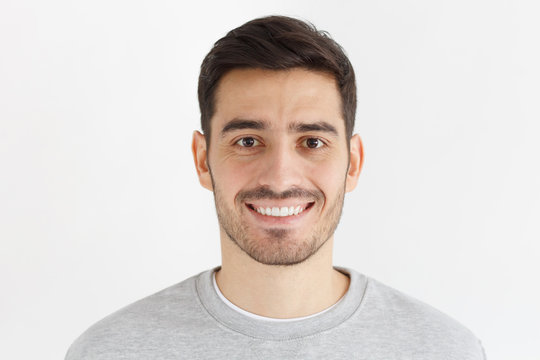
//> input picture opencv/images/face_1.jpg, 540 x 360 px
$ ./color_correction ../images/face_1.jpg   (built with g++ and OpenCV 4)
//> lines starting //> are read from the running program, lines starting //| are printed output that depends on the picture
#include <iostream>
#include <opencv2/opencv.hpp>

int main(int argc, char** argv)
{
    if (argc != 2)
    {
        std::cerr << "Error: Invalid syntax execution." << std::endl;
        return EXIT_FAILURE;
    }

    cv::Mat src = cv::imread(argv[1]);
//> src is the input picture: 360 rows x 540 cols, CV_8UC3; mean B, G, R 211.8, 215.7, 222.7

    if (src.empty())
    {
        std::cerr << "Error: Could not read image." << std::endl;
        return EXIT_FAILURE;
    }

    cv::Mat dst;
    std::vector<cv::Mat> channels;

    /* Separate color channels */
    cv::split(src, channels);
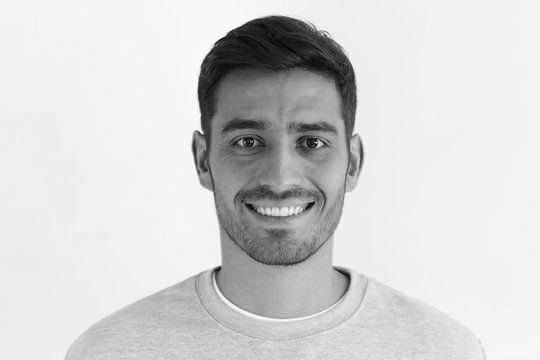
//> channels[0]: 360 rows x 540 cols, CV_8UC1; min 0, max 255, mean 211.8
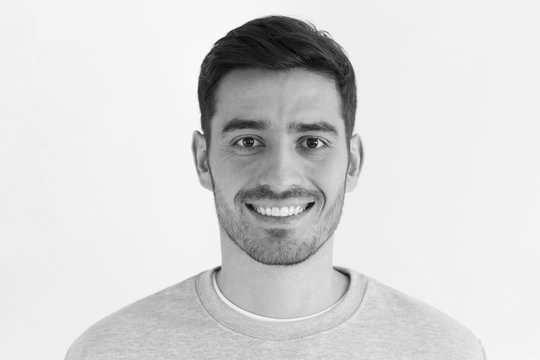
//> channels[1]: 360 rows x 540 cols, CV_8UC1; min 0, max 255, mean 215.7
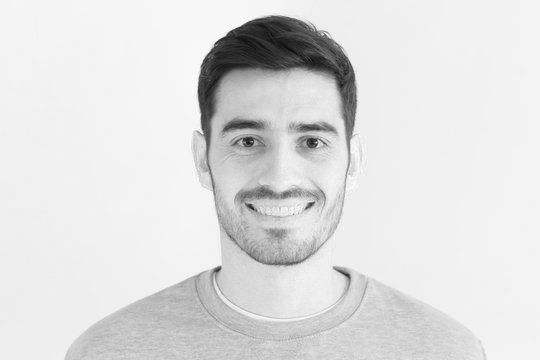
//> channels[2]: 360 rows x 540 cols, CV_8UC1; min 11, max 255, mean 222.7

    /* Calculate the mean value of each channel */
    cv::Scalar meanR = cv::mean(channels[2]);
//> meanR = Scalar(222.7)
    cv::Scalar meanG = cv::mean(channels[1]);
//> meanG = Scalar(215.7)
    cv::Scalar meanB = cv::mean(channels[0]);
//> meanB = Scalar(211.8)

    /* Calculate the mean of all channels */
    double meanGray = (meanR[0] + meanG[0] + meanB[0]) / 3.0;
//> meanGray = 216.8

    /* Adjust channels for white balance */
    channels[2] = channels[2] * (meanGray / meanR[0]);
    channels[1] = channels[1] * (meanGray / meanG[0]);
    channels[0] = channels[0] * (meanGray / meanB[0]);

    /* Merge channels into final image */
    cv::merge(channels, dst);

    /* Show source image */
    cv::imshow("Source Image", src);

    while (true)
    {
        if (cv::waitKey(1) == 'q')
//> the 'q' key is pressed
        {
            break;
        }
    }

    /* Show destination image */
    cv::imshow("Destination Image", dst);

    while (true)
    {
        if (cv::waitKey(1) == 'q')
//> the 'q' key is pressed
        {
            break;
        }
    }

    return EXIT_SUCCESS;
}

$ run again, on opencv/images/face_3.jpg
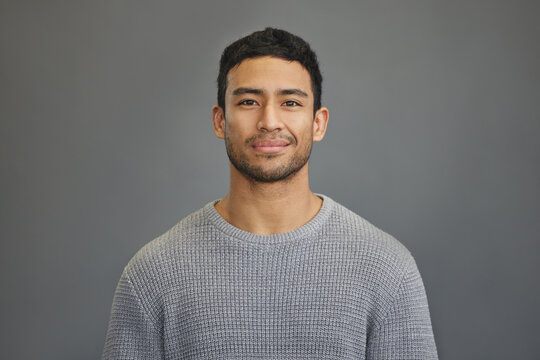
//> input picture opencv/images/face_3.jpg, 540 x 360 px
//> src is the input picture: 360 rows x 540 cols, CV_8UC3; mean B, G, R 111.5, 112.8, 114.6
//> `cv::split(src, channels);`:
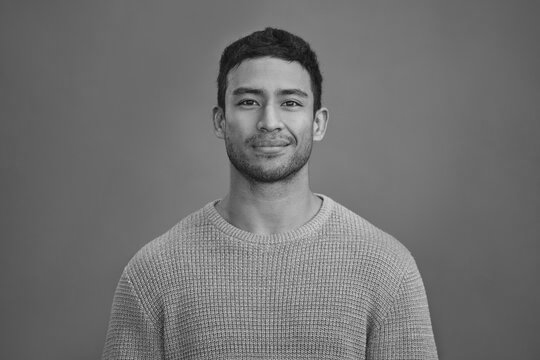
//> channels[1]: 360 rows x 540 cols, CV_8UC1; min 11, max 213, mean 112.8
//> `cv::split(src, channels);`:
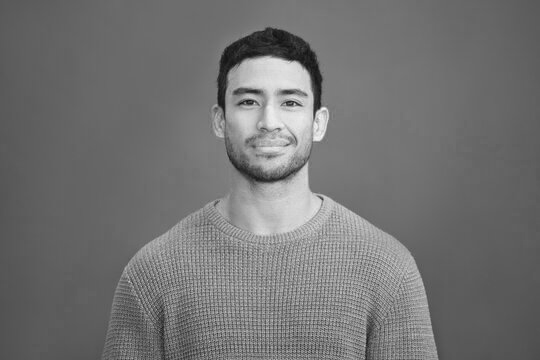
//> channels[2]: 360 rows x 540 cols, CV_8UC1; min 15, max 247, mean 114.6
//> meanR = Scalar(114.6)
//> meanG = Scalar(112.8)
//> meanB = Scalar(111.5)
//> meanGray = 113

$ run again, on opencv/images/face_4.jpg
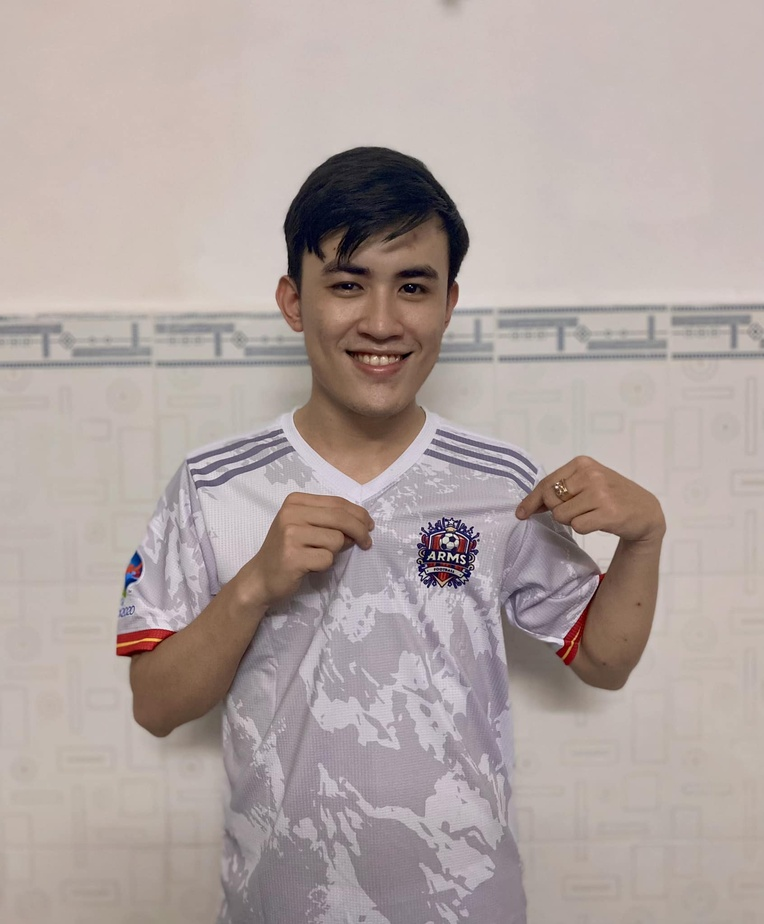
//> input picture opencv/images/face_4.jpg, 764 x 924 px, shrunk from 1692 x 2048 before the run
//> src is the input picture: 924 rows x 764 cols, CV_8UC3; mean B, G, R 160.7, 164, 176.5
//> `cv::split(src, channels);`:
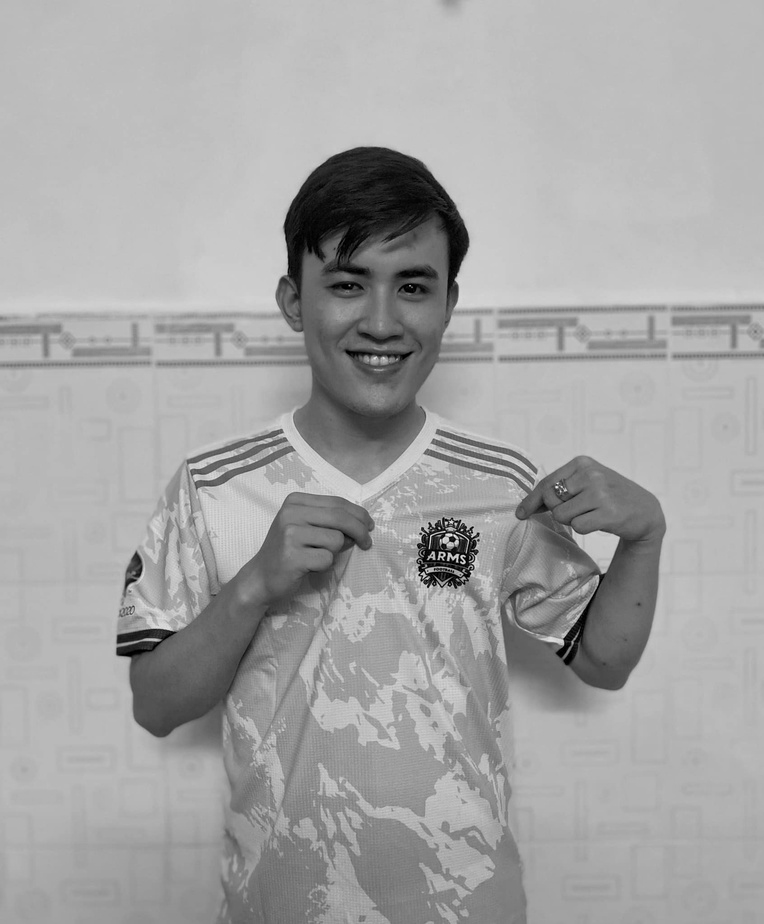
//> channels[1]: 924 rows x 764 cols, CV_8UC1; min 0, max 247, mean 164
//> `cv::split(src, channels);`:
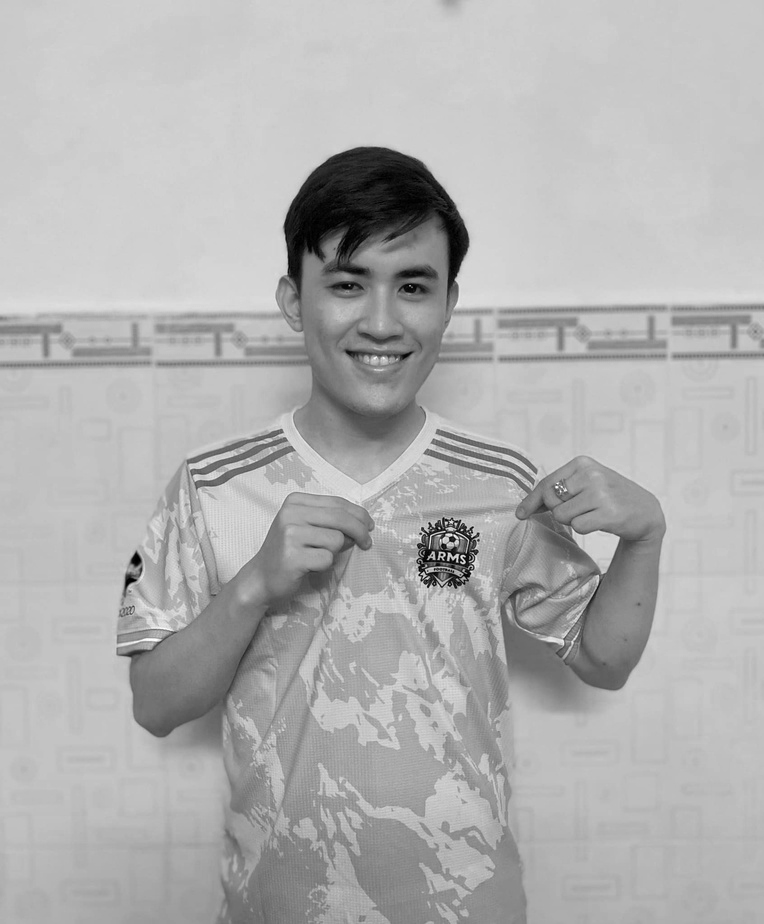
//> channels[2]: 924 rows x 764 cols, CV_8UC1; min 0, max 255, mean 176.5
//> meanR = Scalar(176.5)
//> meanG = Scalar(164)
//> meanB = Scalar(160.7)
//> meanGray = 167.1

$ run again, on opencv/images/face_5.jpg
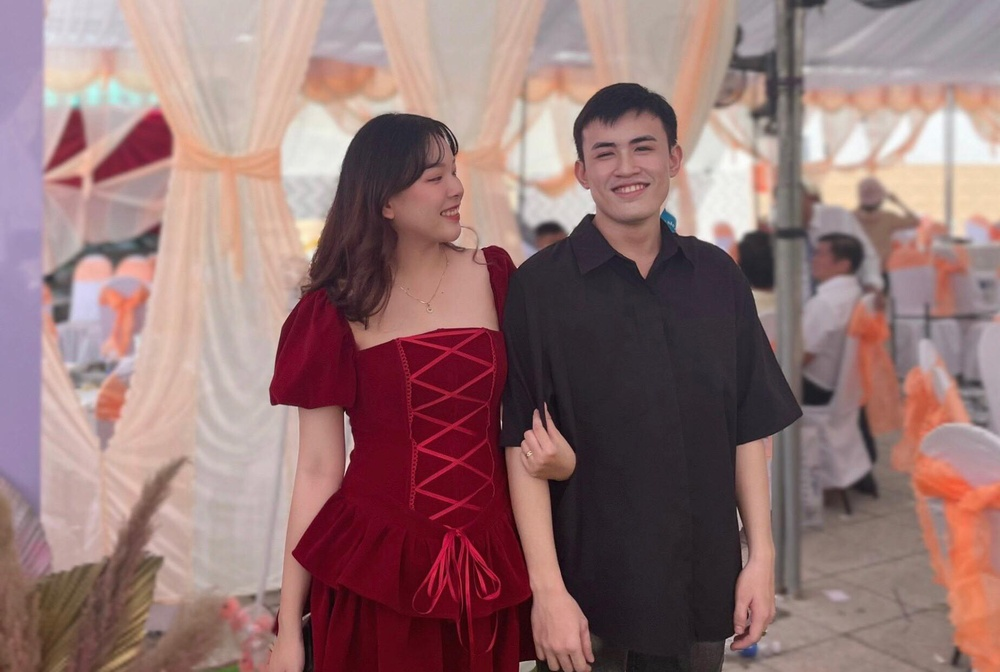
//> input picture opencv/images/face_5.jpg, 1000 x 672 px, shrunk from 1848 x 1242 before the run
//> src is the input picture: 672 rows x 1000 cols, CV_8UC3; mean B, G, R 116.3, 117.1, 148.8
//> `cv::split(src, channels);`:
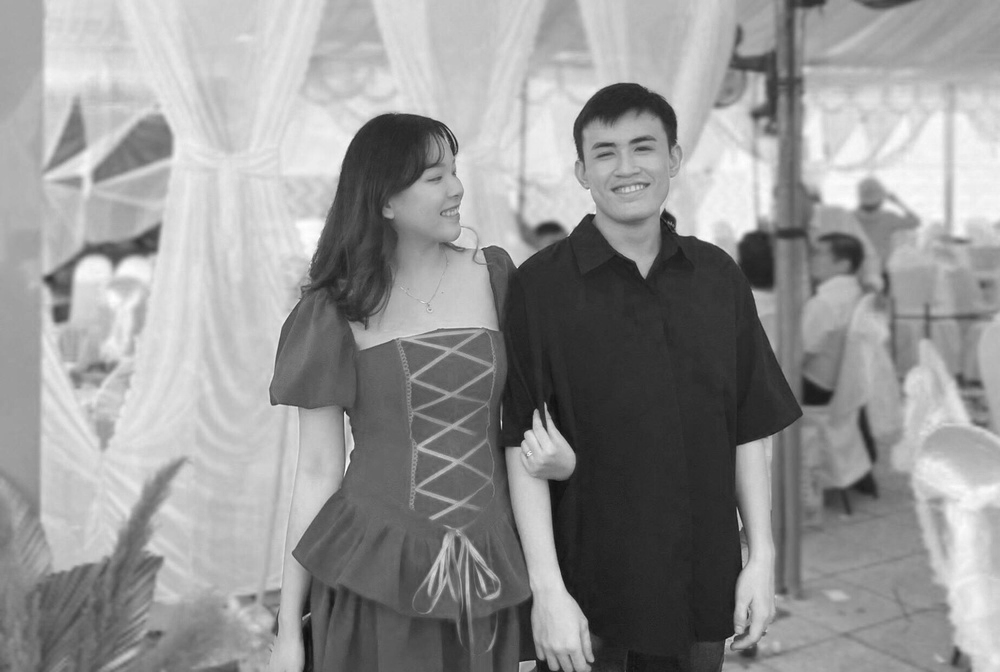
//> channels[2]: 672 rows x 1000 cols, CV_8UC1; min 13, max 255, mean 148.8
//> meanR = Scalar(148.8)
//> meanG = Scalar(117.1)
//> meanB = Scalar(116.3)
//> meanGray = 127.4
//> `cv::merge(channels, dst);`:
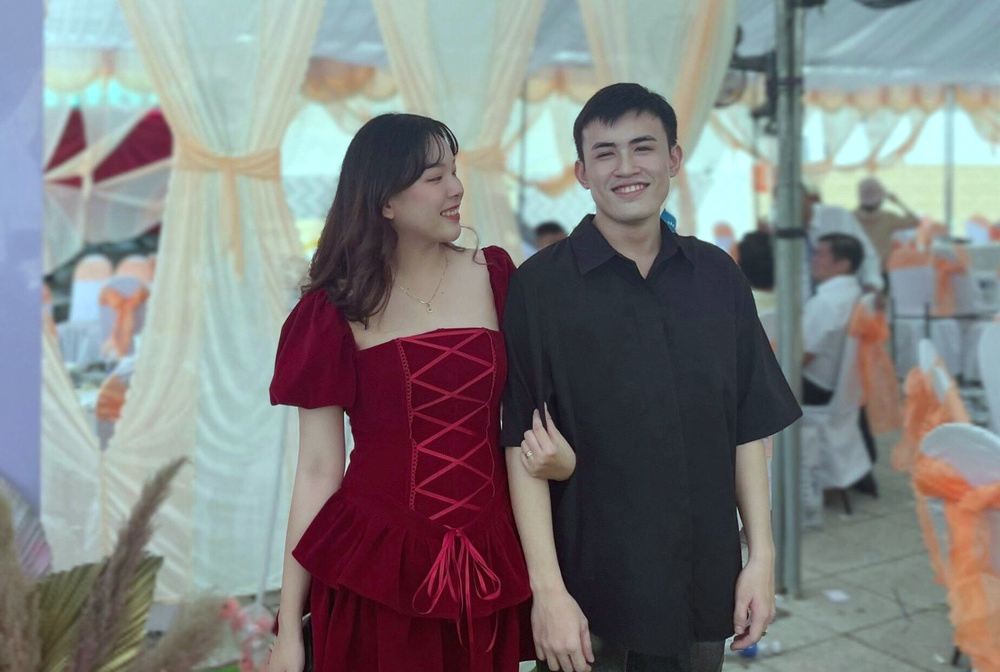
//> dst: 672 rows x 1000 cols, CV_8UC3; mean B, G, R 127.3, 127.3, 127.4
